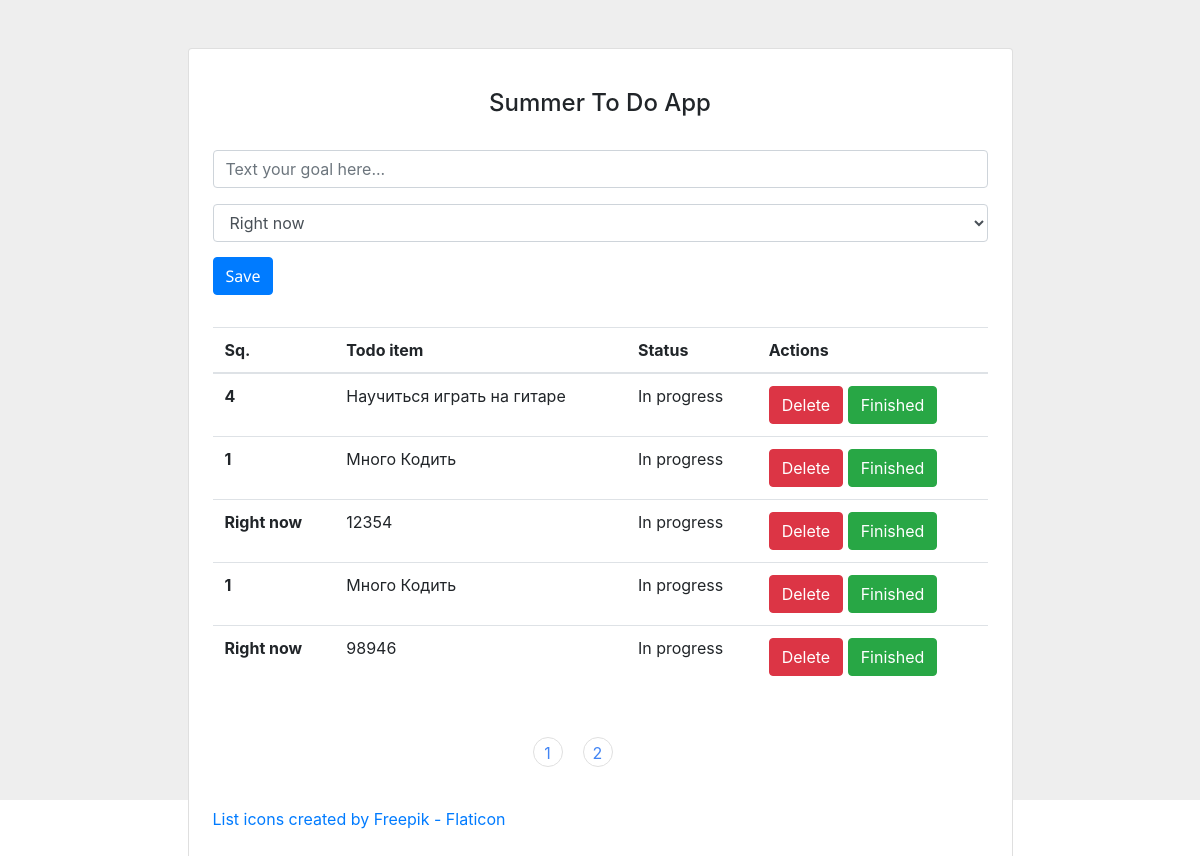
Page /my-goals/ (signed in) on the earlier database version.
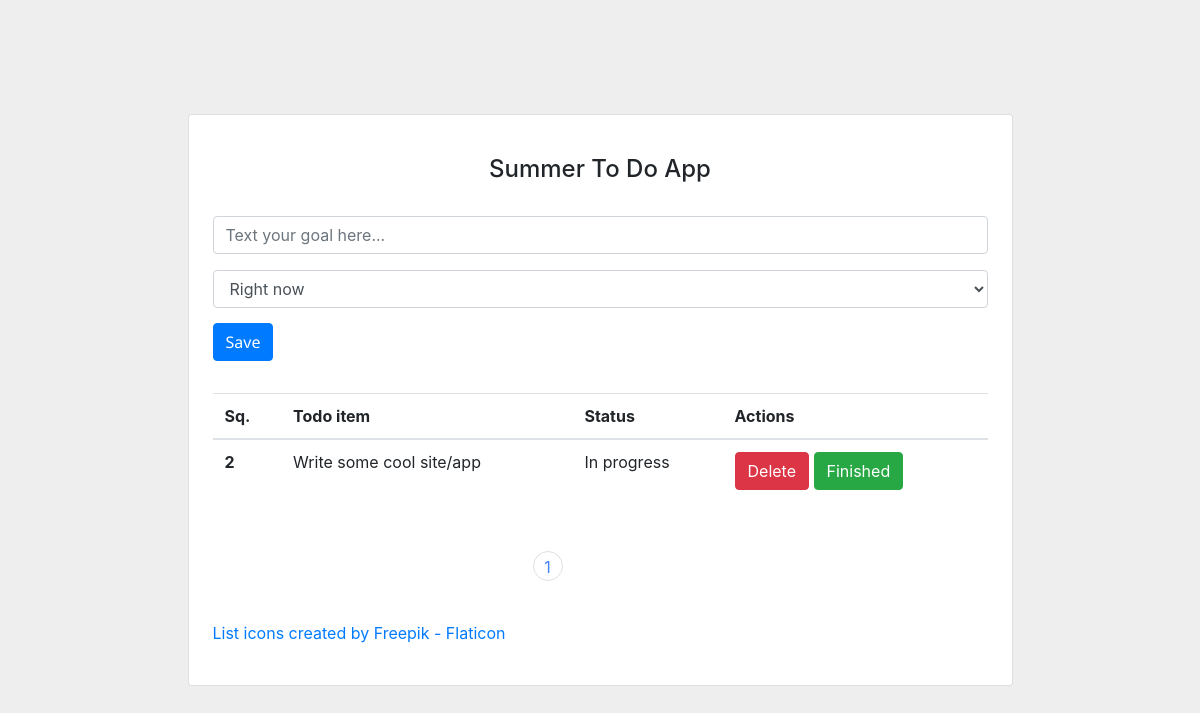
Same page on the later database version.
### user/models.py (models this page shows, shortened)
class goal(models.Model):
    sequence_choices = [
        ('Right now', 'Right now'),
        ('1', 'First'),
        ('2', 'Second'),
        ('3', 'Third'),
        ('4', 'Fourth'),
        ('5', 'Fifth'),
        ('6', 'Sixth'),
        ('7', 'Seventh'),
        ('8', 'Eighth'),
        ('9', 'Nineth'),
        ('10', 'Tenth'),
    ]
    executor = models.ForeignKey(settings.AUTH_USER_MODEL, on_delete=models.CASCADE)
    title = models.CharField(max_length=60, blank=True, null=False, help_text="Text your goal here...")
    priority = models.CharField(choices=sequence_choices, default='Right now', max_length=10)
    status = models.CharField(default="In progress", blank=False, max_length=20)

### user/views.py (the view, shortened to what this page needs)
# urls.py: path('my-goals/', MyGoalsView.as_view()),
class MyGoalsView(LoginRequiredMixin, FormView):
    model = goal
    template_name = "interface/my_goals.html"
    context_object_name = 'user'
    form_class = CreateGoalForm
    success_url = '/my-goals/'
    login_url = '/authentication/login/'
    def get_context_data(self, **kwargs):
        context = super().get_context_data(**kwargs)
        goals = goal.objects.filter(
            executor=self.request.user.id).order_by('-status')
        paginator = Paginator(goals, 5)
        page_number = self.request.GET.get('page')
        page_obj = paginator.get_page(page_number)
        page_list = []
        for i in range(page_obj.paginator.num_pages):
            i += 1
            page_list.append(i)
        context['user_goals'] = goals
        context['page_obj'] = page_obj
        context['page_list'] = page_list
        return context

### user/forms.py
class CreateGoalForm(ModelForm):
    class Meta:
        model = goal
        fields = ['title', 'priority', ]

### user/templates/interface/my_goals.html (shortened to what this page needs)
{% load static %}
<head>
</head>
<link rel="stylesheet" href="https://stackpath.bootstrapcdn.com/bootstrap/4.3.1/css/bootstrap.min.css"
>
<section class="vh-100" style="background-color: #eee;">
  <div id="cont" class="container py-5 h-100">
    <div class="row d-flex justify-content-center align-items-center h-100">
      <div class="col col-lg-7 col-xl-9">
        <div class="card rounded-3">
          <div class="card-body p-4">
            <h4 class="text-center my-3 pb-3">Summer To Do App</h4>
            <form action="" method="POST"
              class="row row-cols-lg-auto g-3 justify-content-center align-items-center mb-4 pb-2">
              <div class="col-12">
                <div class="form-outline">
                  <p> <input type="text" name="title" maxlength="60" id="id_title" placeholder="Text your goal here..."
                      class="form-control"></p>
                  <select name="priority" id="id_priority" style="margin-top:10px; margin-bottom:15px;"
                    class="form-control">
                    <option value="Right now" selected="">Right now</option>
                  </select>
                </div>
              </div>
              <div class="col-12">
                <button type="submit" class="btn btn-primary"
                  style="font-family: 'Noto Sans', sans-serif;">Save</button>
              </div>
            </form>
            <table class="table mb-4">
              <thead>
                <tr>
                  <th scope="col">Sq.</th>
                  <th scope="col">Todo item</th>
                  <th scope="col">Status</th>
                  <th scope="col">Actions</th>
                </tr>
              </thead>
              <tbody>
                {% for i in page_obj %}
                <tr>
                  <th scope="row">{{ i.priority }}</th>
                  <td>{{ i.title }}</td>
                  <td>{{ i.status }}</td>
                  <td>
                    <a href="{% url 'goal-delete' pk=i.pk %}"><button type="submit" class="btn btn-danger" name="delete"
                        value="">Delete</button></a>
                    <a href="{% url 'goal-finish' pk=i.pk %}"><button type="submit" class="btn btn-success ms-1"
                        name="done">Finished</button></a>
                  </td>
                </tr>
                {% endfor %}
              </tbody>
            </table>
            <div class="pagination_rounded">
              <ul>
                {% for i in page_list %}
                <li>
                  <a href="?page={{i}}">{{ i }}</a>
                </li>
                {% endfor %}
              </ul>
            </div>
            <p><a class="text-center my-3 pb-3" href="https://www.flaticon.com/free-icons/list" title="list icons">List
                icons created by Freepik - Flaticon</a></p>
          </div>
        </div>
      </div>
    </div>
  </div>
</section>

### user/templates/interface/my_goals.html (style rules this page uses)
@media screen and (min-width: 1080px) and (max-width: 2440px) { .pagination_rounded, .pagination_square { display: inline-block; margin-left: 320px; margin-top: 25px; } }
@media screen and (min-width: 1080px) and (max-width: 2440px) { .pagination_rounded ul li { float: left; margin-left: 20px; } }
@media screen and (min-width: 1080px) and (max-width: 2440px) { .pagination_rounded ul li a { float: left; color: #4285f4; border-radius: 50%; line-height: 30px; height: 30px; width: 30px; text-align: center; margin-bottom: 40px; border: 1px solid #e0e0e0; } }
.pagination_rounded ul { margin: 0; padding: 0; list-style: none; }
.pagination_rounded li:first-child { margin-left: 0px; }
a:link { text-decoration: none; }

Differences in the rows shown:
removed goal: priority "4", title "Научиться играть на гитаре", status "In progress"
removed goal: priority "1", title "Много Кодить", status "In progress"
removed goal: priority "Right now", title "12354", status "In progress"
removed goal: priority "1", title "Много Кодить", status "In progress"
removed goal: priority "Right now", title "98946", status "In progress"
added goal: priority "2", title "Write some cool site/app", status "In progress"
Other differences:
list line gone: "2"
